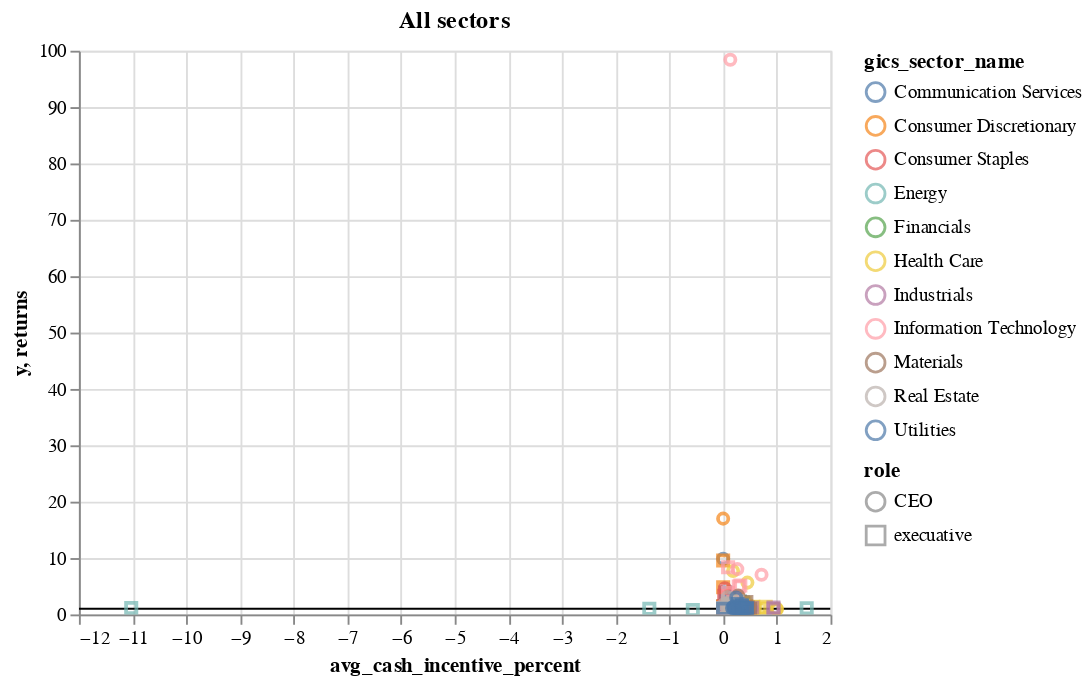

Notebook source saved alongside this figure:
### Code cell
plot_data(df,-1)

### Figure 1 — Vega-Lite specification as saved in the notebook (floating-point values rounded to 4 significant figures; data arrays with more than 128 entries replaced by an {"elided": "..."} marker saying what was removed)
{"config": {"view": {"continuousWidth": 400, "continuousHeight": 300}}, "layer": [{"data": {"name": "data-d764767e7dd3b10b2c76c1355ce10ef3"}, "mark": "rule", "encoding": {"y": {"field": "y", "type": "quantitative"}}}, {"data": {"name": "data-6c8afb0c75c7a0cb09fe34dea0f59fb2"}, "mark": "point", "encoding": {"color": {"field": "gics_sector_name", "type": "nominal"}, "shape": {"field": "role", "type": "nominal"}, "tooltip": [{"field": "avg_cash_incentive_percent", "type": "quantitative"}, {"field": "returns", "type": "quantitative"}, {"field": "gics_sector_name", "type": "nominal"}, {"field": "symbol", "type": "nominal"}, {"field": "role", "type": "nominal"}], "x": {"field": "avg_cash_incentive_percent", "type": "quantitative"}, "y": {"field": "returns", "type": "quantitative"}}, "selection": {"selector001": {"type": "interval", "bind": "scales", "encodings": ["x", "y"]}}, "title": "All sectors"}], "$schema": "https://vega.github.io/schema/vega-lite/v4.17.0.json", "datasets": {"data-d764767e7dd3b10b2c76c1355ce10ef3": [{"y": 1}], "data-6c8afb0c75c7a0cb09fe34dea0f59fb2": {"elided": "277 records"}}}
